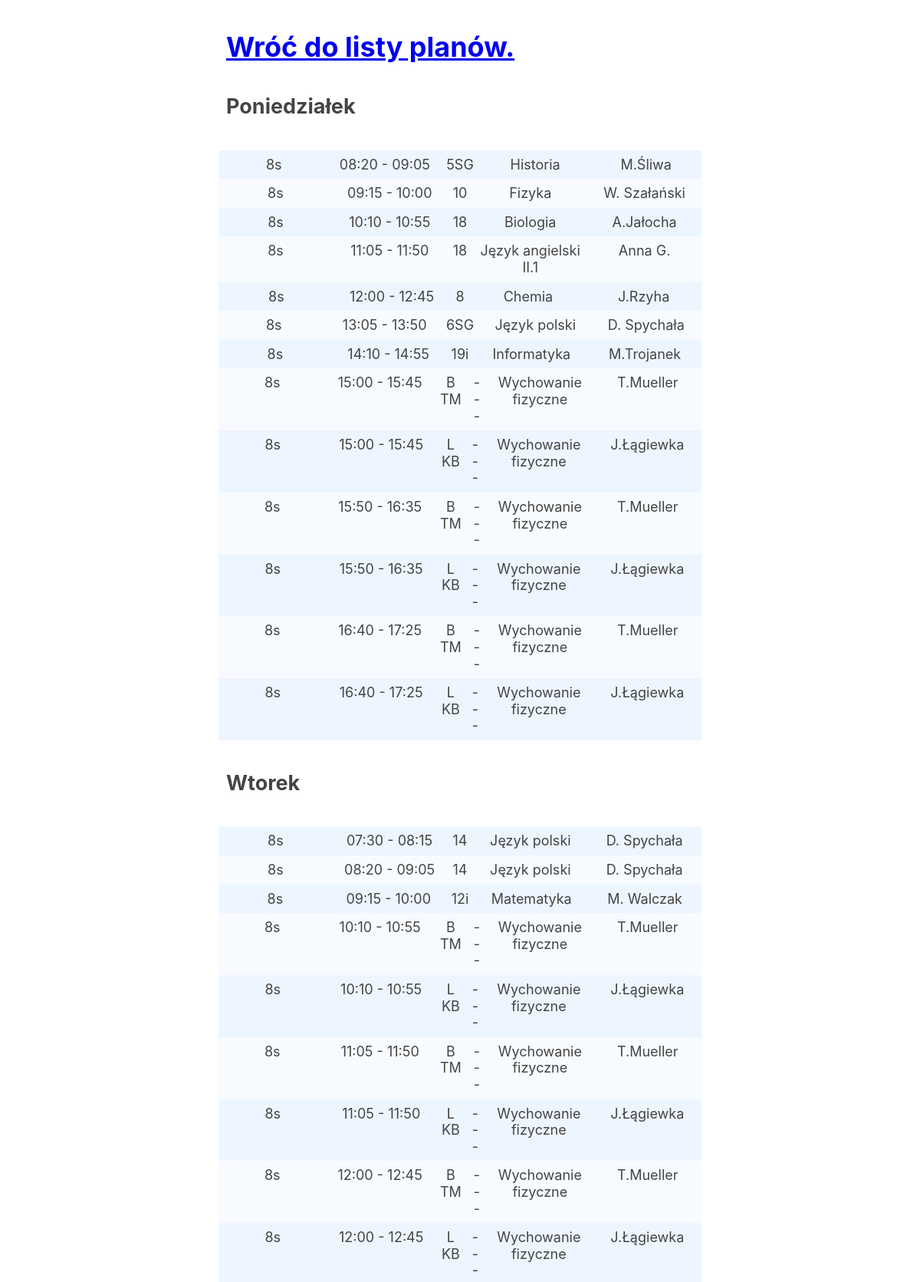
/display/plan.php?class=8s (upper part), run on the app's committed database.
### tables this page shows
CREATE TABLE jednostki_lekcyjne (class, class_teacher, classroom, d_friday, d_monday, d_thursday, d_tuesday, d_wednesday, entire_class, group_name, id, lesson_id, period, period_end, period_start, subject, subject_color, subject_id, teacher, teacher_id, week_a, week_b);

### display/plan.php (the view, shortened to what this page needs)
<link rel="stylesheet" href="style.css">
<h1><a href="./">Wróć do listy planów.</a></h1>
<?php
$db = new SQLite3('baza.db');
$statement = "SELECT * FROM jednostki_lekcyjne";
if ($_GET)
	$statement .= " WHERE ";
$params = [];
$where = [];
foreach ($_GET as $filter => $value) {
	$where[] = "$filter = :$filter";
	$params[":$filter"] = $value;
}
$statement .= implode(" AND ", $where);
$statement .= " ORDER BY period_start ASC";
$stat = $db->prepare($statement);
foreach ($params as $key => $val)
	$stat->bindParam($key, $value, SQLITE3_TEXT);
$res = $stat->execute();
$days = ["d_monday" => "Poniedziałek", "d_tuesday" => "Wtorek", "d_thursday" => "Środa", "d_wednesday" => "Czwartek", "d_friday" => "Piątek"];
$lessons_by_day = [];
foreach (array_keys($days) as $day)
	$lessons_by_day[$day] = [];
while ($row = $res->fetchArray(SQLITE3_ASSOC))
	foreach (array_keys($lessons_by_day) as $day)
		if ($row[$day] == "1")
			$lessons_by_day[$day][] = $row;
foreach ($days as $day_index => $day) {
	echo "<h2>$day</h2>";
	foreach ($lessons_by_day[$day_index] as $lesson) {
		$t1 = $lesson['period_start'];
		$t2 = $lesson['period_end'];
		$teacher = $lesson['teacher'];
		$classroom = $lesson['classroom'];
		$class = $lesson['class'];
		$sub = $lesson['subject'];
		$entire = $lesson['entire_class'] == '1';
		$group = $lesson['group_name'];
		$_grouptxt = $entire ? "" : "$group";
		$template = "
		<div class='lesson'>
			<div class='lesson__class'>$class</div>
			<div class='lesson__time'>$t1 - $t2</div>
			<div class='lesson__group'>$_grouptxt</div>
			<div class='lesson__classroom'>$classroom</div>
			<div class='lesson__subject'>$sub</div>
			<div class='lesson__teacher'>$teacher</div>
		</div>";
		echo $template;
	}
}
?>

### display/style.css (style rules this page uses)
* { box-sizing: border-box; margin: 0; padding: 0; line-height: 1.2em; }
h1, h2, h3 { line-height:1.2; }
h1,h2,h3,h4,h5,h6 { padding: inherit; margin: inherit; }
.lesson { display: flex; flex-direction: row; flex-wrap: nowrap; }
.lesson > div { flex: 1 1; padding: 8px; text-align: center; }
.lesson:nth-child(2n+1) { background: #edf5ff; }
.lesson:nth-child(2n) { background: #f7fbff; }
.lesson > div.lesson__classroom, .lesson > div.lesson__group { flex: 0 1; }

### data on the page
jednostki_lekcyjne: class "8s", period_start "08:20", period_end "09:05", classroom "5SG", subject "Historia", teacher "M.Śliwa"
jednostki_lekcyjne: class "8s", period_start "09:15", period_end "10:00", classroom "10", subject "Fizyka", teacher "W. Szałański"
jednostki_lekcyjne: class "8s", period_start "10:10", period_end "10:55", classroom "18", subject "Biologia", teacher "A.Jałocha"
jednostki_lekcyjne: class "8s", period_start "11:05", period_end "11:50", classroom "18", subject "Język angielski II.1", teacher "Anna G."
jednostki_lekcyjne: class "8s", period_start "12:00", period_end "12:45", classroom "8", subject "Chemia", teacher "J.Rzyha"
jednostki_lekcyjne: class "8s", period_start "13:05", period_end "13:50", classroom "6SG", subject "Język polski", teacher "D. Spychała"
jednostki_lekcyjne: class "8s", period_start "14:10", period_end "14:55", classroom "19i", subject "Informatyka", teacher "M.Trojanek"
jednostki_lekcyjne: class "8s", period_start "15:00", period_end "15:45", group_name "B TM", classroom "---", subject "Wychowanie fizyczne", teacher "T.Mueller"
jednostki_lekcyjne: class "8s", period_start "15:00", period_end "15:45", group_name "L KB", classroom "---", subject "Wychowanie fizyczne", teacher "J.Łągiewka"
jednostki_lekcyjne: class "8s", period_start "15:50", period_end "16:35", group_name "B TM", classroom "---", subject "Wychowanie fizyczne", teacher "T.Mueller"
jednostki_lekcyjne: class "8s", period_start "15:50", period_end "16:35", group_name "L KB", classroom "---", subject "Wychowanie fizyczne", teacher "J.Łągiewka"
jednostki_lekcyjne: class "8s", period_start "16:40", period_end "17:25", group_name "B TM", classroom "---", subject "Wychowanie fizyczne", teacher "T.Mueller"
jednostki_lekcyjne: class "8s", period_start "16:40", period_end "17:25", group_name "L KB", classroom "---", subject "Wychowanie fizyczne", teacher "J.Łągiewka"
jednostki_lekcyjne: class "8s", period_start "07:30", period_end "08:15", classroom "14", subject "Język polski", teacher "D. Spychała"
jednostki_lekcyjne: class "8s", period_start "08:20", period_end "09:05", classroom "14", subject "Język polski", teacher "D. Spychała"
jednostki_lekcyjne: class "8s", period_start "09:15", period_end "10:00", classroom "12i", subject "Matematyka", teacher "M. Walczak"
jednostki_lekcyjne: class "8s", period_start "10:10", period_end "10:55", group_name "B TM", classroom "---", subject "Wychowanie fizyczne", teacher "T.Mueller"
jednostki_lekcyjne: class "8s", period_start "10:10", period_end "10:55", group_name "L KB", classroom "---", subject "Wychowanie fizyczne", teacher "J.Łągiewka"
jednostki_lekcyjne: class "8s", period_start "11:05", period_end "11:50", group_name "B TM", classroom "---", subject "Wychowanie fizyczne", teacher "T.Mueller"
jednostki_lekcyjne: class "8s", period_start "11:05", period_end "11:50", group_name "L KB", classroom "---", subject "Wychowanie fizyczne", teacher "J.Łągiewka"
jednostki_lekcyjne: class "8s", period_start "12:00", period_end "12:45", group_name "B TM", classroom "---", subject "Wychowanie fizyczne", teacher "T.Mueller"
jednostki_lekcyjne: class "8s", period_start "12:00", period_end "12:45", group_name "L KB", classroom "---", subject "Wychowanie fizyczne", teacher "J.Łągiewka"

### other printed values
$day "Poniedziałek"
$day "Wtorek"
